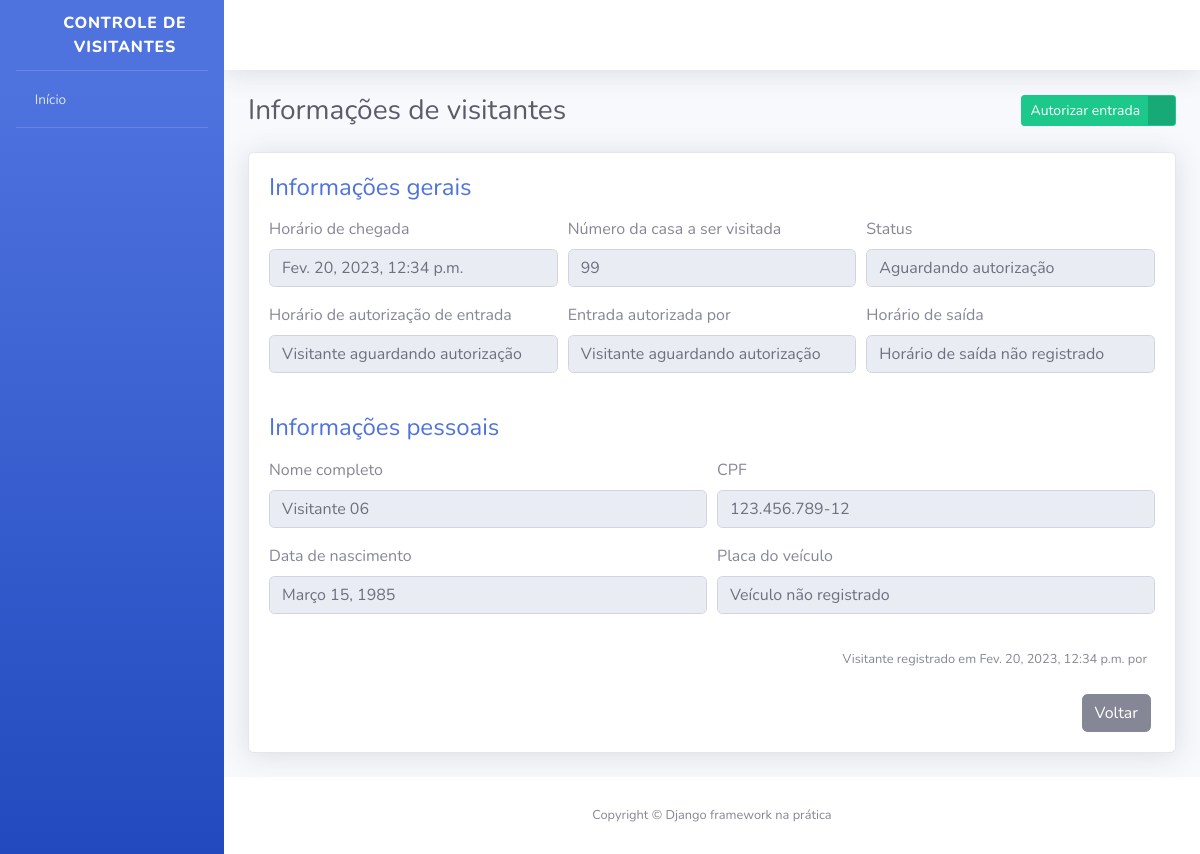
/visitantes/5/ (signed in), run on the app's committed database.
### apps/visitantes/models.py (models this page shows, shortened)
class Visitante(models.Model):
    STATUS_VISITANTE = [
        ("AGUARDANDO","Aguardando autorização"),
        ("EM_VISITA", "Em visita"),
        ("FINALIXADO", "Visita finalizada")
    ]
    status = models.CharField(
        verbose_name="Status",
        max_length=10,
        choices=STATUS_VISITANTE,
        default="AGUARDANDO"
    )
    nome_completo = models.CharField(
        verbose_name="Nome Completo",
        max_length=194
    )
    cpf = models.CharField(
        verbose_name="CPF",
        max_length=11
    )
    data_nascimento = models.DateField(
        verbose_name="Data de nascimento",
        auto_now_add=False,
        auto_now=False,
    )
    numero_casa = models.PositiveSmallIntegerField(
        verbose_name="Número da casa a ser visitada"
    )
    placa_veiculo = models.CharField(
        verbose_name="Placa de veículo",
        max_length=7,
        blank=True,
        null=True,
    )
    horario_chegada = models.DateTimeField(
        verbose_name="Horário de chegada na portaria",
        auto_now_add=True
    )
    horario_saida = models.DateTimeField(
        verbose_name="Horário de saída do condomínio",
        auto_now=False,
        blank=True,
        null=True
    )
    horario_autorizacao = models.DateTimeField(
        verbose_name="Horário de autorização de entrada",
        auto_now=False,
        blank=True,
        null=True
    )
    morador_responsavel = models.CharField(
        verbose_name="Nome do morador responsável por autorizar a entrada do visitante",
        max_length=194,
        blank=True
    )
    resgistrado_por = models.ForeignKey(
        "porteiros.Porteiro",
        verbose_name="Porteiro responsável pelo registro",
        on_delete=models.PROTECT
    )
    def get_horario_saida(self):
        if self.horario_saida:
            return self.horario_saida
        return "Horário de saída não registrado"
    def get_horario_autorizacao(self):
        if self.horario_autorizacao:
            return self.horario_autorizacao
        return "Visitante aguardando autorização"
    def get_morador_responsavel(self):
        if self.morador_responsavel:
            return self.morador_responsavel
        return "Visitante aguardando autorização"
    def get_placa_veiculo(self):
        if self.placa_veiculo:
            return self.placa_veiculo
        return "Veículo não registrado"
    def get_cpf(self):
        if self.cpf:
            cpf = str(self.cpf)
            cpf_parte_1 = cpf[0:3]
            cpf_parte_2 = cpf[3:6]
            cpf_parte_3 = cpf[6:9]
            cpf_parte_4 = cpf[9:]
            cpf_formatado = f"{cpf_parte_1}.{cpf_parte_2}.{cpf_parte_3}-{cpf_parte_4}"
            return cpf_formatado
    class Meta:
        verbose_name = "visitante"
        verbose_name_plural ="Visitantes"
        db_table = "visitante"

### apps/visitantes/views.py (the view, shortened to what this page needs)
@login_required
def informacoes_visitantes(request, id):
    visitante = get_object_or_404(
        Visitante,
        id=id
    )
    form = AutorizaVisitanteForm()
    if request.method == "POST":
        form = AutorizaVisitanteForm(
            request.POST,
            instance=visitante
        )
    context = {
        "nome_pagina": "Informações de visitantes",
        "visitante": visitante,
        "form":form
    }
    return render(request, "informacoes_visitante.html",context)

### apps/visitantes/forms.py
class AutorizaVisitanteForm(forms.ModelForm):
    morador_responsavel = forms.CharField(required=True)
    class Meta:
        model = Visitante
        fields = [
            "morador_responsavel"
        ]
        error_messages = {
            "morador_responsavel":{
                "required": "Por favor informe o nome do morador responsável por autorizar a entrada do visitante"
            }
        }

### templates/informacoes_visitante.html (shortened to what this page needs)
{% extends "base.html" %}
{% load widget_tweaks %}
{% block conteudo %}
<div class="container">
    <div class="d-sm-flex align-items-center justify-content-between mb-4">
        <h1 class="h3 mb-0 text-gray-800">{{ nome_pagina }}</h1>
        <div>
            {% if visitante.status == "AGUARDANDO" %}
                <a href="#" class="btn btn-success btn-icon-split btn-sm" data-toggle="modal" data-target="#modal1">
                    <span class="text">Autorizar entrada</span>
                    <span class="icon text-white-50">
                        <i class="fas fa-user-check"></i>
                    </span>
                </a>
            {% endif %}
        </div>
    </div>
    <div class="card shadow mb-4">
        <div class="card-body">
            <h4 class="mb-3 text-primary">
                Informações gerais
            </h4>
            <form>
                <div class="form-row">
                    <div class="form-group col-md-4">
                        <label>Horário de chegada</label>
                        <input type="text" class="form-control" value="{{ visitante.horario_chegada }}" disabled>
                    </div>
                    <div class="form-group col-md-4">
                        <label>Número da casa a ser visitada</label>
                        <input type="text" class="form-control" value="{{ visitante.numero_casa}}" disabled>
                    </div>
                    <div class="form-group col-md-4">
                        <label>Status</label>
                        <input type="text" class="form-control" value="{{ visitante.get_status_display}}" disabled>
                    </div>
                </div>
                <div class="form-row">
                    <div class="form-group col-md-4">
                        <label>Horário de autorização de entrada</label>
                        <input type="text" class="form-control" value="{{ visitante.get_horario_autorizacao }}" disabled>
                    </div>
                    <div class="form-group col-md-4">
                        <label>Entrada autorizada por</label>
                        <input type="text" class="form-control" value="{{ visitante.get_morador_responsavel }}" disabled>
                    </div>
                    <div class="form-group col-md-4">
                        <label>Horário de saída</label>
                        <input type="text" class="form-control" value="{{ visitante.get_horario_saida }}" disabled>
                    </div>
                </div>
            </form>
            <h4 class="mb-3 mt-4 text-primary">
                Informações pessoais
            </h4>
            <form>
                <div class="form-row">
                    <div class="form-group col-md-6">
                        <label>Nome completo</label>
                        <input type="text" class="form-control" value="{{ visitante.nome_completo }}" disabled>
                    </div>
                    <div class="form-group col-md-6">
                        <label>CPF</label>
                        <input type="text" class="form-control" value="{{ visitante.get_cpf }}" disabled>
                    </div>
                </div>
                <div class="form-row">
                    <div class="form-group col-md-6">
                        <label>Data de nascimento</label>
                        <input type="text" class="form-control" value="{{ visitante.data_nascimento }}" disabled>
                    </div>
                    <div class="form-group col-md-6">
                        <label>Placa do veículo</label>
                        <input type="text" class="form-control" value="{{ visitante.get_placa_veiculo }}" disabled>
                    </div>
                </div>
            </form>
            <p class="mr-2 mt-3 mb-4 text-right">
                <small>
                    Visitante registrado em {{ visitante.horario_chegada }} por {{ visitante.registrado_por }}
                </small>
            </p>
            <div class="mr-1 text-right">
                <a href="{% url 'index' %}" class="btn btn-secondary text-white" type="button">
                    <span class="text">Voltar</span>
                </a>
            </div>
        </div>
    </div>
</div>
{% endblock %}

### data on the page
Visitante: horario_chegada "Fev. 20, 2023, 12:34 p.m.", numero_casa "99", status "Aguardando autorização", get_horario_autorizacao "Visitante aguardando autorização", get_morador_responsavel "Visitante aguardando autorização", get_horario_saida "Horário de saída não registrado", nome_completo "Visitante 06", get_cpf "123.456.789-12", data_nascimento "Março 15, 1985", get_placa_veiculo "Veículo não registrado"

### other printed values
{{ nome_pagina }} "Informações de visitantes"
